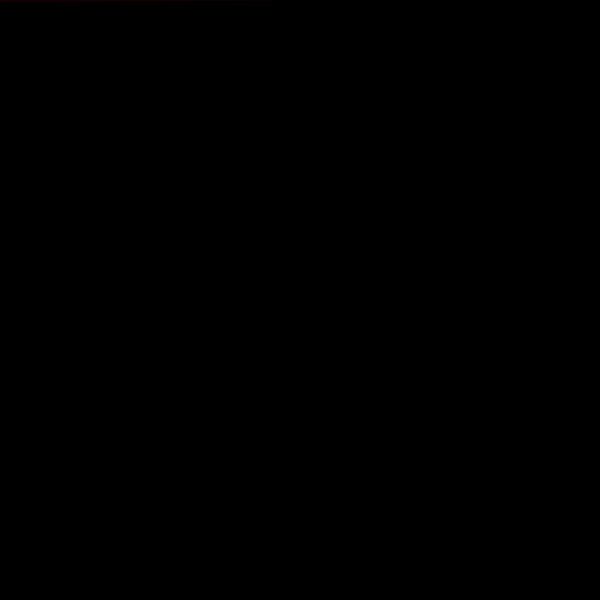
Frame 1 (no input)
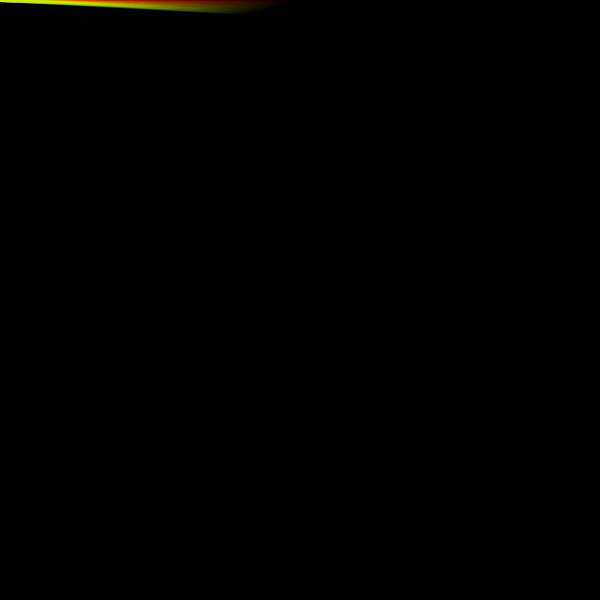
Frame 60 (the mouse pressed at the canvas centre just before this capture)
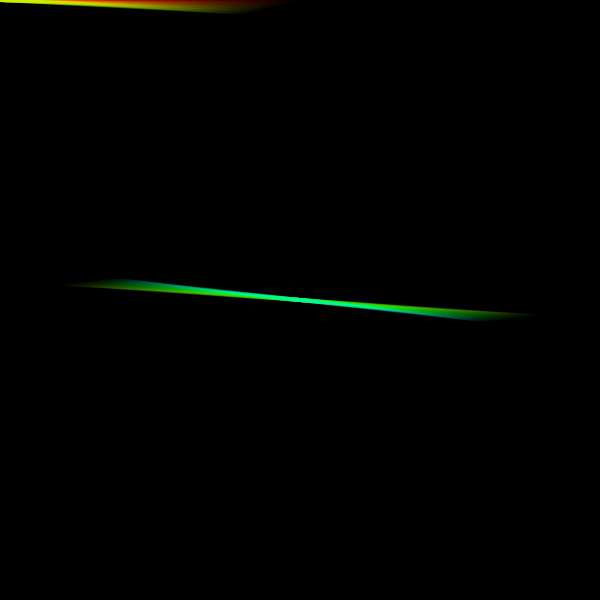
Frame 120 (the mouse held since frame 60 and released just before this capture)

The Processing sketch that drew these frames (run headless with seeded random() and noise(); from frame 60 on, the mouse is pressed at the canvas centre):

// Processing sketch: serie5b
// ── serie5b.pde
float ang, tam = 300, tam2 = 2;
int creci = 1;
int col = 0;

void setup() {
  size(600, 600);
  noStroke();
  background(0);
  smooth();
  colorMode(HSB);
}

void draw() {
  ang += 0.001;
  col++;
  col %= 256;
  fill(col,255,255,20);
  beginShape();
  vertex(mouseX+cos(ang)*tam, mouseY+sin(ang)*tam);
  vertex(mouseX+cos(ang+PI/2)*tam2, mouseY+sin(ang+PI/2)*tam2);
  vertex(mouseX-cos(ang)*tam, mouseY-sin(ang)*tam);
  vertex(mouseX-cos(ang+PI/2)*tam2, mouseY-sin(ang+PI/2)*tam2);
  endShape(CLOSE);
  
  tam += creci;
  if (tam > 300){
     creci = -1; 
  }else if (tam < 10){
     creci = 1; 
  }
}
